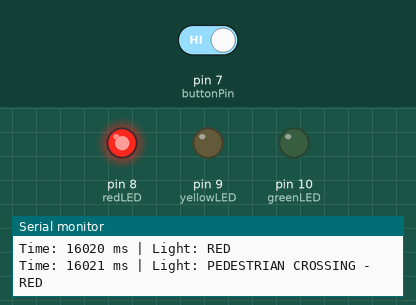
Recording of a sketch running on a simulated Arduino Uno, built with avr-gcc and run on an emulated ATmega328P. Shown: output pins drawn as LEDs (lit = HIGH), the last lines printed to the serial monitor. The inputs (shaded band) are chosen by the test bench; at power-on: pin 7 (buttonPin) HIGH.

Above: at 16.8 s.
16.9 s: pin 7 (buttonPin) driven LOW
At 30.2 s:
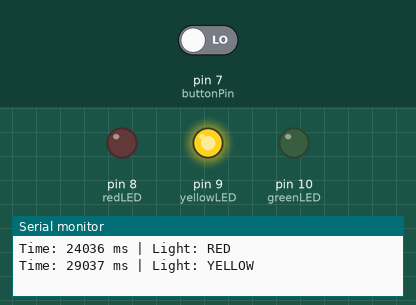
30.6 s: pin 7 (buttonPin) driven HIGH
At 31.6 s:
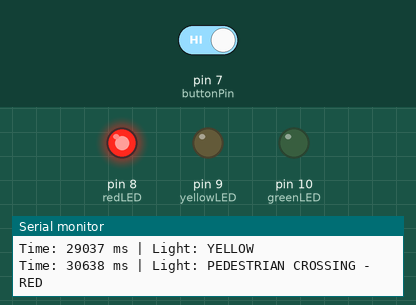
38.6 s: pin 7 (buttonPin) driven LOW
At 46.7 s:
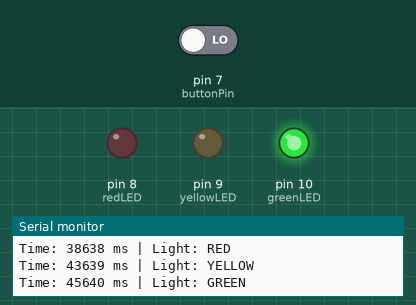
Timing chart, 0 to 57.1 s (numbered marks = the images above; inputs shaded):
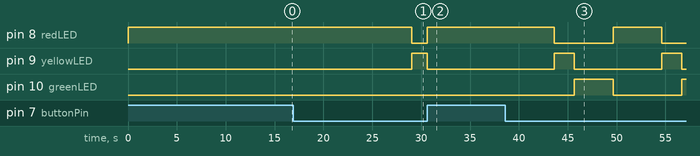

Measured:
- after the input at 16.9 s, pin 8 (redLED): HIGH → LOW after 12.1 s; pin 9 (yellowLED): LOW → HIGH after 12.1 s
- after the input at 30.6 s, pin 8 (redLED): LOW → HIGH after 0.04 s instead of 4.4 s; pin 9 (yellowLED): HIGH → LOW after 0.04 s instead of 0.44 s; pin 10 (greenLED): stays LOW (without the input it goes to HIGH after 0.44 s)
- after the input at 38.6 s, pin 8 (redLED): HIGH → LOW after 5.0 s, → HIGH 6.0 s later, → LOW 5.0 s later; pin 9 (yellowLED): alternates HIGH for 2.0 s and LOW for 9.0 s, starting after 5.0 s; pin 10 (greenLED): LOW → HIGH after 7.0 s, → LOW 4.0 s later, → HIGH 7.0 s later

The sketch:

traffic_light.ino
```cpp
/*
  Project: Traffic Light Controller
  Author: Swarnava Dey
  Date: 28-06-2026
*/

const int redLED = 8;
const int yellowLED = 9;
const int greenLED = 10;
const int buttonPin = 7;

void setup() {
  pinMode(redLED, OUTPUT);
  pinMode(yellowLED, OUTPUT);
  pinMode(greenLED, OUTPUT);

  // Using internal pull-up resistor
  pinMode(buttonPin, INPUT_PULLUP);

  Serial.begin(9600);
}

// Function to switch LEDs
void setLights(bool red, bool yellow, bool green) {
  digitalWrite(redLED, red);
  digitalWrite(yellowLED, yellow);
  digitalWrite(greenLED, green);
}

// Function to print state with timestamp
void printState(String state) {
  Serial.print("Time: ");
  Serial.print(millis());
  Serial.print(" ms | Light: ");
  Serial.println(state);
}

// Check if pedestrian button is pressed
bool pedestrianRequest() {
  if (digitalRead(buttonPin) == HIGH) {
    setLights(HIGH, LOW, LOW);
    printState("PEDESTRIAN CROSSING - RED");

    delay(8000);   // Hold red for 8 seconds

    return true;
  }
  return false;
}

void loop() {

  // RED
  setLights(HIGH, LOW, LOW);
  printState("RED");

  for (int i = 0; i < 50; i++) {
    if (pedestrianRequest()) return;
    delay(100);
  }

  // YELLOW
  setLights(LOW, HIGH, LOW);
  printState("YELLOW");

  for (int i = 0; i < 20; i++) {
    if (pedestrianRequest()) return;
    delay(100);
  }

  // GREEN
  setLights(LOW, LOW, HIGH);
  printState("GREEN");

  for (int i = 0; i < 40; i++) {
    if (pedestrianRequest()) return;
    delay(100);
  }
}
```
